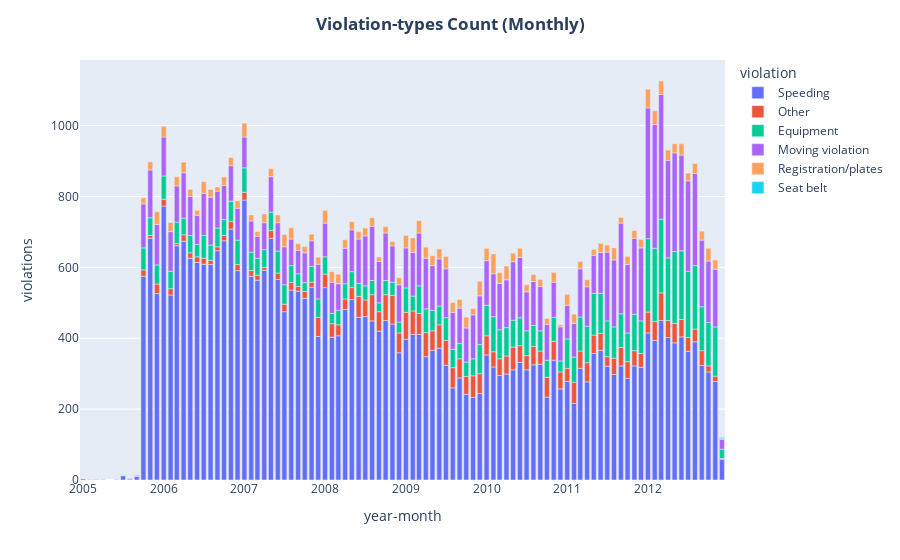

The notebook cell this image was saved under:
### Markdown cell above
- Violation (Types) Count (Monthly)

### Code cell
dfa_month_vtype=dfa.groupby(['year-month','violation'])['violations'].count().reset_index()
fig=px.bar(dfa_month_vtype,x='year-month',y='violations',color='violation')
fig.update_layout(title={'text':'<b>Violation-types Count (Monthly)','x':0.5})
fig.show()

### Figure 1 — Plotly figure (JSON) as saved in the notebook; plotly's stock layout.template omitted (floating-point values rounded to 4 significant figures)
{"data": [{"alignmentgroup": "True", "hovertemplate": "violation=Speeding<br>year-month=%{x}<br>violations=%{y}<extra></extra>", "legendgroup": "Speeding", "marker": {"color": "#636efa", "pattern": {"shape": ""}}, "name": "Speeding", "offsetgroup": "Speeding", "orientation": "v", "showlegend": true, "textposition": "auto", "type": "bar", "x": ["2005-01", "2005-03", "2005-04", "2005-06", "2005-07", "2005-08", "2005-09", "2005-10", "2005-11", "2005-12", "2006-01", "2006-02", "2006-03", "2006-04", "2006-05", "2006-06", "2006-07", "2006-08", "2006-09", "2006-10", "2006-11", "2006-12", "2007-01", "2007-02", "2007-03", "2007-04", "2007-05", "2007-06", "2007-07", "2007-08", "2007-09", "2007-10", "2007-11", "2007-12", "2008-01", "2008-02", "2008-03", "2008-04", "2008-05", "2008-06", "2008-07", "2008-08", "2008-09", "2008-10", "2008-11", "2008-12", "2009-01", "2009-02", "2009-03", "2009-04", "2009-05", "2009-06", "2009-07", "2009-08", "2009-09", "2009-10", "2009-11", "2009-12", "2010-01", "2010-02", "2010-03", "2010-04", "2010-05", "2010-06", "2010-07", "2010-08", "2010-09", "2010-10", "2010-11", "2010-12", "2011-01", "2011-02", "2011-03", "2011-04", "2011-05", "2011-06", "2011-07", "2011-08", "2011-09", "2011-10", "2011-11", "2011-12", "2012-01", "2012-02", "2012-03", "2012-04", "2012-05", "2012-06", "2012-07", "2012-08", "2012-09", "2012-10", "2012-11", "2012-12"], "xaxis": "x", "y": [3, 1, 1, 1, 12, 1, 10, 575, 682, 526, 773, 522, 661, 674, 626, 614, 609, 608, 647, 675, 708, 591, 790, 575, 564, 592, 682, 566, 475, 536, 533, 513, 544, 405, 543, 403, 407, 481, 509, 459, 461, 449, 420, 450, 440, 359, 397, 411, 411, 348, 366, 372, 324, 260, 288, 242, 233, 244, 353, 319, 295, 299, 311, 332, 311, 325, 327, 234, 338, 257, 278, 216, 315, 277, 357, 366, 321, 298, 322, 287, 322, 318, 415, 394, 450, 402, 387, 404, 363, 390, 323, 305, 278, 58], "yaxis": "y"}, {"alignmentgroup": "True", "hovertemplate": "violation=Other<br>year-month=%{x}<br>violations=%{y}<extra></extra>", "legendgroup": "Other", "marker": {"color": "#EF553B", "pattern": {"shape": ""}}, "name": "Other", "offsetgroup": "Other", "orientation": "v", "showlegend": true, "textposition": "auto", "type": "bar", "x": ["2005-02", "2005-10", "2005-11", "2005-12", "2006-01", "2006-02", "2006-03", "2006-04", "2006-05", "2006-06", "2006-07", "2006-08", "2006-09", "2006-10", "2006-11", "2006-12", "2007-01", "2007-02", "2007-03", "2007-04", "2007-05", "2007-06", "2007-07", "2007-08", "2007-09", "2007-10", "2007-11", "2007-12", "2008-01", "2008-02", "2008-03", "2008-04", "2008-05", "2008-06", "2008-07", "2008-08", "2008-09", "2008-10", "2008-11", "2008-12", "2009-01", "2009-02", "2009-03", "2009-04", "2009-05", "2009-06", "2009-07", "2009-08", "2009-09", "2009-10", "2009-11", "2009-12", "2010-01", "2010-02", "2010-03", "2010-04", "2010-05", "2010-06", "2010-07", "2010-08", "2010-09", "2010-10", "2010-11", "2010-12", "2011-01", "2011-02", "2011-03", "2011-04", "2011-05", "2011-06", "2011-07", "2011-08", "2011-09", "2011-10", "2011-11", "2011-12", "2012-01", "2012-02", "2012-03", "2012-04", "2012-05", "2012-06", "2012-07", "2012-08", "2012-09", "2012-10", "2012-11", "2012-12"], "xaxis": "x", "y": [1, 18, 8, 27, 19, 18, 6, 18, 15, 16, 17, 12, 11, 15, 22, 17, 22, 16, 14, 8, 22, 18, 21, 22, 13, 19, 14, 54, 38, 38, 31, 30, 34, 59, 47, 74, 55, 73, 81, 56, 76, 66, 59, 68, 55, 66, 70, 57, 54, 50, 61, 56, 54, 43, 47, 51, 64, 47, 40, 52, 37, 56, 53, 48, 37, 60, 49, 54, 52, 48, 27, 46, 52, 47, 43, 39, 59, 53, 78, 48, 55, 49, 39, 36, 42, 17, 15, 3], "yaxis": "y"}, {"alignmentgroup": "True", "hovertemplate": "violation=Equipment<br>year-month=%{x}<br>violations=%{y}<extra></extra>", "legendgroup": "Equipment", "marker": {"color": "#00cc96", "pattern": {"shape": ""}}, "name": "Equipment", "offsetgroup": "Equipment", "orientation": "v", "showlegend": true, "textposition": "auto", "type": "bar", "x": ["2005-03", "2005-07", "2005-09", "2005-10", "2005-11", "2005-12", "2006-01", "2006-02", "2006-03", "2006-04", "2006-05", "2006-06", "2006-07", "2006-08", "2006-09", "2006-10", "2006-11", "2006-12", "2007-01", "2007-02", "2007-03", "2007-04", "2007-05", "2007-06", "2007-07", "2007-08", "2007-09", "2007-10", "2007-11", "2007-12", "2008-01", "2008-02", "2008-03", "2008-04", "2008-05", "2008-06", "2008-07", "2008-08", "2008-09", "2008-10", "2008-11", "2008-12", "2009-01", "2009-02", "2009-03", "2009-04", "2009-05", "2009-06", "2009-07", "2009-08", "2009-09", "2009-10", "2009-11", "2009-12", "2010-01", "2010-02", "2010-03", "2010-04", "2010-05", "2010-06", "2010-07", "2010-08", "2010-09", "2010-10", "2010-11", "2010-12", "2011-01", "2011-02", "2011-03", "2011-04", "2011-05", "2011-06", "2011-07", "2011-08", "2011-09", "2011-10", "2011-11", "2011-12", "2012-01", "2012-02", "2012-03", "2012-04", "2012-05", "2012-06", "2012-07", "2012-08", "2012-09", "2012-10", "2012-11", "2012-12"], "xaxis": "x", "y": [1, 1, 1, 62, 50, 54, 66, 49, 61, 47, 49, 35, 64, 43, 53, 45, 57, 69, 69, 52, 48, 50, 52, 62, 55, 47, 36, 25, 45, 52, 49, 29, 41, 43, 45, 37, 40, 40, 25, 40, 37, 31, 69, 42, 78, 67, 58, 53, 64, 52, 43, 41, 48, 82, 86, 99, 82, 80, 76, 79, 70, 59, 57, 48, 68, 31, 83, 71, 96, 103, 118, 113, 101, 88, 95, 81, 103, 92, 207, 207, 208, 177, 203, 194, 187, 179, 124, 123, 139, 26], "yaxis": "y"}, {"alignmentgroup": "True", "hovertemplate": "violation=Moving violation<br>year-month=%{x}<br>violations=%{y}<extra></extra>", "legendgroup": "Moving violation", "marker": {"color": "#ab63fa", "pattern": {"shape": ""}}, "name": "Moving violation", "offsetgroup": "Moving violation", "orientation": "v", "showlegend": true, "textposition": "auto", "type": "bar", "x": ["2005-08", "2005-09", "2005-10", "2005-11", "2005-12", "2006-01", "2006-02", "2006-03", "2006-04", "2006-05", "2006-06", "2006-07", "2006-08", "2006-09", "2006-10", "2006-11", "2006-12", "2007-01", "2007-02", "2007-03", "2007-04", "2007-05", "2007-06", "2007-07", "2007-08", "2007-09", "2007-10", "2007-11", "2007-12", "2008-01", "2008-02", "2008-03", "2008-04", "2008-05", "2008-06", "2008-07", "2008-08", "2008-09", "2008-10", "2008-11", "2008-12", "2009-01", "2009-02", "2009-03", "2009-04", "2009-05", "2009-06", "2009-07", "2009-08", "2009-09", "2009-10", "2009-11", "2009-12", "2010-01", "2010-02", "2010-03", "2010-04", "2010-05", "2010-06", "2010-07", "2010-08", "2010-09", "2010-10", "2010-11", "2010-12", "2011-01", "2011-02", "2011-03", "2011-04", "2011-05", "2011-06", "2011-07", "2011-08", "2011-09", "2011-10", "2011-11", "2011-12", "2012-01", "2012-02", "2012-03", "2012-04", "2012-05", "2012-06", "2012-07", "2012-08", "2012-09", "2012-10", "2012-11", "2012-12"], "xaxis": "x", "y": [3, 2, 124, 135, 114, 110, 112, 102, 128, 110, 82, 119, 135, 104, 96, 100, 90, 87, 88, 62, 76, 100, 80, 107, 75, 66, 84, 72, 98, 95, 88, 75, 100, 118, 125, 141, 153, 117, 134, 103, 105, 113, 123, 149, 143, 126, 133, 138, 104, 100, 96, 124, 138, 126, 121, 131, 135, 165, 170, 110, 124, 125, 101, 99, 96, 95, 95, 136, 111, 107, 115, 194, 189, 256, 193, 214, 206, 369, 349, 352, 275, 278, 270, 255, 260, 188, 173, 163, 28], "yaxis": "y"}, {"alignmentgroup": "True", "hovertemplate": "violation=Registration/plates<br>year-month=%{x}<br>violations=%{y}<extra></extra>", "legendgroup": "Registration/plates", "marker": {"color": "#FFA15A", "pattern": {"shape": ""}}, "name": "Registration/plates", "offsetgroup": "Registration/plates", "orientation": "v", "showlegend": true, "textposition": "auto", "type": "bar", "x": ["2005-10", "2005-11", "2005-12", "2006-01", "2006-02", "2006-03", "2006-04", "2006-05", "2006-06", "2006-07", "2006-08", "2006-09", "2006-10", "2006-11", "2006-12", "2007-01", "2007-02", "2007-03", "2007-04", "2007-05", "2007-06", "2007-07", "2007-08", "2007-09", "2007-10", "2007-11", "2007-12", "2008-01", "2008-02", "2008-03", "2008-04", "2008-05", "2008-06", "2008-07", "2008-08", "2008-09", "2008-10", "2008-11", "2008-12", "2009-01", "2009-02", "2009-03", "2009-04", "2009-05", "2009-06", "2009-07", "2009-08", "2009-09", "2009-10", "2009-11", "2009-12", "2010-01", "2010-02", "2010-03", "2010-04", "2010-05", "2010-06", "2010-07", "2010-08", "2010-09", "2010-10", "2010-11", "2010-12", "2011-01", "2011-02", "2011-03", "2011-04", "2011-05", "2011-06", "2011-07", "2011-08", "2011-09", "2011-10", "2011-11", "2011-12", "2012-01", "2012-02", "2012-03", "2012-04", "2012-05", "2012-06", "2012-07", "2012-08", "2012-09", "2012-10", "2012-11", "2012-12"], "xaxis": "x", "y": [17, 23, 36, 30, 26, 26, 30, 20, 14, 33, 22, 12, 24, 23, 21, 39, 17, 13, 25, 23, 22, 35, 32, 19, 18, 19, 20, 36, 30, 27, 24, 23, 21, 22, 24, 12, 18, 12, 20, 35, 41, 35, 31, 28, 28, 35, 28, 24, 31, 18, 41, 35, 56, 30, 39, 24, 26, 20, 20, 20, 17, 28, 6, 31, 26, 21, 20, 17, 26, 20, 34, 16, 23, 22, 24, 53, 39, 38, 29, 26, 32, 22, 28, 25, 36, 26, 2], "yaxis": "y"}, {"alignmentgroup": "True", "hovertemplate": "violation=Seat belt<br>year-month=%{x}<br>violations=%{y}<extra></extra>", "legendgroup": "Seat belt", "marker": {"color": "#19d3f3", "pattern": {"shape": ""}}, "name": "Seat belt", "offsetgroup": "Seat belt", "orientation": "v", "showlegend": true, "textposition": "auto", "type": "bar", "x": ["2012-12"], "xaxis": "x", "y": [3], "yaxis": "y"}], "layout": {"barmode": "relative", "legend": {"title": {"text": "violation"}, "tracegroupgap": 0}, "margin": {"t": 60}, "title": {"text": "<b>Violation-types Count (Monthly)", "x": 0.5}, "xaxis": {"anchor": "y", "domain": [0, 1], "title": {"text": "year-month"}}, "yaxis": {"anchor": "x", "domain": [0, 1], "title": {"text": "violations"}}}}
